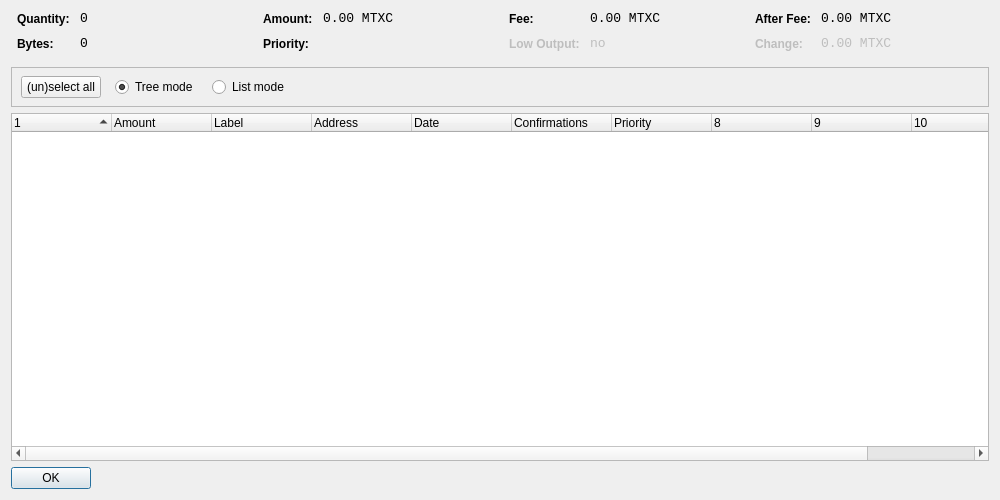
<?xml version="1.0" encoding="UTF-8"?>
<ui version="4.0">
 <class>CoinControlDialog</class>
 <widget class="QDialog" name="CoinControlDialog">
  <property name="geometry">
   <rect>
    <x>0</x>
    <y>0</y>
    <width>1000</width>
    <height>500</height>
   </rect>
  </property>
  <property name="windowTitle">
   <string>Coin Control</string>
  </property>
  <layout class="QVBoxLayout" name="verticalLayout">
   <item>
    <layout class="QHBoxLayout" name="horizontalLayoutTop" stretch="0,0,0,0">
     <property name="topMargin">
      <number>0</number>
     </property>
     <property name="bottomMargin">
      <number>10</number>
     </property>
     <item>
      <layout class="QFormLayout" name="formLayoutCoinControl1">
       <property name="horizontalSpacing">
        <number>10</number>
       </property>
       <property name="verticalSpacing">
        <number>10</number>
       </property>
       <property name="leftMargin">
        <number>6</number>
       </property>
       <property name="rightMargin">
        <number>6</number>
       </property>
       <item row="0" column="0">
        <widget class="QLabel" name="labelCoinControlQuantityText">
         <property name="styleSheet">
          <string notr="true">font-weight:bold;</string>
         </property>
         <property name="text">
          <string>Quantity:</string>
         </property>
        </widget>
       </item>
       <item row="0" column="1">
        <widget class="QLabel" name="labelCoinControlQuantity">
         <property name="font">
          <font>
           <family>Monospace</family>
           <pointsize>10</pointsize>
          </font>
         </property>
         <property name="cursor">
          <cursorShape>IBeamCursor</cursorShape>
         </property>
         <property name="contextMenuPolicy">
          <enum>Qt::ActionsContextMenu</enum>
         </property>
         <property name="text">
          <string notr="true">0</string>
         </property>
         <property name="textInteractionFlags">
          <set>Qt::LinksAccessibleByMouse|Qt::TextSelectableByKeyboard|Qt::TextSelectableByMouse</set>
         </property>
        </widget>
       </item>
       <item row="1" column="0">
        <widget class="QLabel" name="labelCoinControlBytesText">
         <property name="styleSheet">
          <string notr="true">font-weight:bold;</string>
         </property>
         <property name="text">
          <string>Bytes:</string>
         </property>
        </widget>
       </item>
       <item row="1" column="1">
        <widget class="QLabel" name="labelCoinControlBytes">
         <property name="font">
          <font>
           <family>Monospace</family>
           <pointsize>10</pointsize>
          </font>
         </property>
         <property name="cursor">
          <cursorShape>IBeamCursor</cursorShape>
         </property>
         <property name="contextMenuPolicy">
          <enum>Qt::ActionsContextMenu</enum>
         </property>
         <property name="text">
          <string notr="true">0</string>
         </property>
         <property name="textInteractionFlags">
          <set>Qt::LinksAccessibleByMouse|Qt::TextSelectableByKeyboard|Qt::TextSelectableByMouse</set>
         </property>
        </widget>
       </item>
      </layout>
     </item>
     <item>
      <layout class="QFormLayout" name="formLayoutCoinControl2">
       <property name="horizontalSpacing">
        <number>10</number>
       </property>
       <property name="verticalSpacing">
        <number>10</number>
       </property>
       <property name="leftMargin">
        <number>6</number>
       </property>
       <property name="rightMargin">
        <number>6</number>
       </property>
       <item row="0" column="0">
        <widget class="QLabel" name="labelCoinControlAmountText">
         <property name="styleSheet">
          <string notr="true">font-weight:bold;</string>
         </property>
         <property name="text">
          <string>Amount:</string>
         </property>
        </widget>
       </item>
       <item row="0" column="1">
        <widget class="QLabel" name="labelCoinControlAmount">
         <property name="font">
          <font>
           <family>Monospace</family>
           <pointsize>10</pointsize>
          </font>
         </property>
         <property name="cursor">
          <cursorShape>IBeamCursor</cursorShape>
         </property>
         <property name="contextMenuPolicy">
          <enum>Qt::ActionsContextMenu</enum>
         </property>
         <property name="text">
          <string notr="true">0.00 MTXC</string>
         </property>
         <property name="textInteractionFlags">
          <set>Qt::LinksAccessibleByMouse|Qt::TextSelectableByKeyboard|Qt::TextSelectableByMouse</set>
         </property>
        </widget>
       </item>
       <item row="1" column="0">
        <widget class="QLabel" name="labelCoinControlPriorityText">
         <property name="styleSheet">
          <string notr="true">font-weight:bold;</string>
         </property>
         <property name="text">
          <string>Priority:</string>
         </property>
        </widget>
       </item>
       <item row="1" column="1">
        <widget class="QLabel" name="labelCoinControlPriority">
         <property name="font">
          <font>
           <family>Monospace</family>
           <pointsize>10</pointsize>
          </font>
         </property>
         <property name="cursor">
          <cursorShape>IBeamCursor</cursorShape>
         </property>
         <property name="contextMenuPolicy">
          <enum>Qt::ActionsContextMenu</enum>
         </property>
         <property name="text">
          <string/>
         </property>
         <property name="textInteractionFlags">
          <set>Qt::LinksAccessibleByMouse|Qt::TextSelectableByKeyboard|Qt::TextSelectableByMouse</set>
         </property>
        </widget>
       </item>
      </layout>
     </item>
     <item>
      <layout class="QFormLayout" name="formLayoutCoinControl3">
       <property name="horizontalSpacing">
        <number>10</number>
       </property>
       <property name="verticalSpacing">
        <number>10</number>
       </property>
       <property name="leftMargin">
        <number>6</number>
       </property>
       <property name="rightMargin">
        <number>6</number>
       </property>
       <item row="0" column="0">
        <widget class="QLabel" name="labelCoinControlFeeText">
         <property name="styleSheet">
          <string notr="true">font-weight:bold;</string>
         </property>
         <property name="text">
          <string>Fee:</string>
         </property>
        </widget>
       </item>
       <item row="0" column="1">
        <widget class="QLabel" name="labelCoinControlFee">
         <property name="font">
          <font>
           <family>Monospace</family>
           <pointsize>10</pointsize>
          </font>
         </property>
         <property name="cursor">
          <cursorShape>IBeamCursor</cursorShape>
         </property>
         <property name="contextMenuPolicy">
          <enum>Qt::ActionsContextMenu</enum>
         </property>
         <property name="text">
          <string notr="true">0.00 MTXC</string>
         </property>
         <property name="textInteractionFlags">
          <set>Qt::LinksAccessibleByMouse|Qt::TextSelectableByKeyboard|Qt::TextSelectableByMouse</set>
         </property>
        </widget>
       </item>
       <item row="1" column="0">
        <widget class="QLabel" name="labelCoinControlLowOutputText">
         <property name="enabled">
          <bool>false</bool>
         </property>
         <property name="styleSheet">
          <string notr="true">font-weight:bold;</string>
         </property>
         <property name="text">
          <string>Low Output:</string>
         </property>
        </widget>
       </item>
       <item row="1" column="1">
        <widget class="QLabel" name="labelCoinControlLowOutput">
         <property name="enabled">
          <bool>false</bool>
         </property>
         <property name="font">
          <font>
           <family>Monospace</family>
           <pointsize>10</pointsize>
          </font>
         </property>
         <property name="cursor">
          <cursorShape>IBeamCursor</cursorShape>
         </property>
         <property name="contextMenuPolicy">
          <enum>Qt::ActionsContextMenu</enum>
         </property>
         <property name="text">
          <string notr="true">no</string>
         </property>
         <property name="textInteractionFlags">
          <set>Qt::LinksAccessibleByMouse|Qt::TextSelectableByKeyboard|Qt::TextSelectableByMouse</set>
         </property>
        </widget>
       </item>
      </layout>
     </item>
     <item>
      <layout class="QFormLayout" name="formLayoutCoinControl4">
       <property name="horizontalSpacing">
        <number>10</number>
       </property>
       <property name="verticalSpacing">
        <number>10</number>
       </property>
       <property name="leftMargin">
        <number>6</number>
       </property>
       <property name="rightMargin">
        <number>6</number>
       </property>
       <item row="0" column="0">
        <widget class="QLabel" name="labelCoinControlAfterFeeText">
         <property name="styleSheet">
          <string notr="true">font-weight:bold;</string>
         </property>
         <property name="text">
          <string>After Fee:</string>
         </property>
        </widget>
       </item>
       <item row="0" column="1">
        <widget class="QLabel" name="labelCoinControlAfterFee">
         <property name="font">
          <font>
           <family>Monospace</family>
           <pointsize>10</pointsize>
          </font>
         </property>
         <property name="cursor">
          <cursorShape>IBeamCursor</cursorShape>
         </property>
         <property name="contextMenuPolicy">
          <enum>Qt::ActionsContextMenu</enum>
         </property>
         <property name="text">
          <string notr="true">0.00 MTXC</string>
         </property>
         <property name="textInteractionFlags">
          <set>Qt::LinksAccessibleByMouse|Qt::TextSelectableByKeyboard|Qt::TextSelectableByMouse</set>
         </property>
        </widget>
       </item>
       <item row="1" column="0">
        <widget class="QLabel" name="labelCoinControlChangeText">
         <property name="enabled">
          <bool>false</bool>
         </property>
         <property name="styleSheet">
          <string notr="true">font-weight:bold;</string>
         </property>
         <property name="text">
          <string>Change:</string>
         </property>
        </widget>
       </item>
       <item row="1" column="1">
        <widget class="QLabel" name="labelCoinControlChange">
         <property name="enabled">
          <bool>false</bool>
         </property>
         <property name="font">
          <font>
           <family>Monospace</family>
           <pointsize>10</pointsize>
          </font>
         </property>
         <property name="cursor">
          <cursorShape>IBeamCursor</cursorShape>
         </property>
         <property name="contextMenuPolicy">
          <enum>Qt::ActionsContextMenu</enum>
         </property>
         <property name="text">
          <string notr="true">0.00 MTXC</string>
         </property>
         <property name="textInteractionFlags">
          <set>Qt::LinksAccessibleByMouse|Qt::TextSelectableByKeyboard|Qt::TextSelectableByMouse</set>
         </property>
        </widget>
       </item>
      </layout>
     </item>
    </layout>
   </item>
   <item>
    <widget class="QFrame" name="frame">
     <property name="minimumSize">
      <size>
       <width>0</width>
       <height>40</height>
      </size>
     </property>
     <property name="frameShape">
      <enum>QFrame::StyledPanel</enum>
     </property>
     <property name="frameShadow">
      <enum>QFrame::Sunken</enum>
     </property>
     <widget class="QWidget" name="horizontalLayoutWidget">
      <property name="geometry">
       <rect>
        <x>10</x>
        <y>0</y>
        <width>781</width>
        <height>41</height>
       </rect>
      </property>
      <layout class="QHBoxLayout" name="horizontalLayoutPanel" stretch="0,0,0,0,0">
       <property name="spacing">
        <number>14</number>
       </property>
       <item>
        <widget class="QPushButton" name="pushButtonSelectAll">
         <property name="sizePolicy">
          <sizepolicy hsizetype="Maximum" vsizetype="Fixed">
           <horstretch>0</horstretch>
           <verstretch>0</verstretch>
          </sizepolicy>
         </property>
         <property name="text">
          <string>(un)select all</string>
         </property>
        </widget>
       </item>
       <item>
        <widget class="QRadioButton" name="radioTreeMode">
         <property name="sizePolicy">
          <sizepolicy hsizetype="Maximum" vsizetype="Fixed">
           <horstretch>0</horstretch>
           <verstretch>0</verstretch>
          </sizepolicy>
         </property>
         <property name="text">
          <string>Tree mode</string>
         </property>
         <property name="checked">
          <bool>true</bool>
         </property>
        </widget>
       </item>
       <item>
        <widget class="QRadioButton" name="radioListMode">
         <property name="sizePolicy">
          <sizepolicy hsizetype="Maximum" vsizetype="Fixed">
           <horstretch>0</horstretch>
           <verstretch>0</verstretch>
          </sizepolicy>
         </property>
         <property name="text">
          <string>List mode</string>
         </property>
        </widget>
       </item>
       <item>
        <spacer name="horizontalSpacer">
         <property name="orientation">
          <enum>Qt::Horizontal</enum>
         </property>
         <property name="sizeHint" stdset="0">
          <size>
           <width>40</width>
           <height>20</height>
          </size>
         </property>
        </spacer>
       </item>
      </layout>
     </widget>
    </widget>
   </item>
   <item>
    <widget class="CoinControlTreeWidget" name="treeWidget">
     <property name="contextMenuPolicy">
      <enum>Qt::CustomContextMenu</enum>
     </property>
     <property name="sortingEnabled">
      <bool>false</bool>
     </property>
     <property name="columnCount">
      <number>11</number>
     </property>
     <attribute name="headerShowSortIndicator" stdset="0">
      <bool>true</bool>
     </attribute>
     <attribute name="headerStretchLastSection">
      <bool>false</bool>
     </attribute>
     <column>
      <property name="text">
       <string/>
      </property>
     </column>
     <column>
      <property name="text">
       <string>Amount</string>
      </property>
     </column>
     <column>
      <property name="text">
       <string>Label</string>
      </property>
     </column>
     <column>
      <property name="text">
       <string>Address</string>
      </property>
     </column>
     <column>
      <property name="text">
       <string>Date</string>
      </property>
     </column>
     <column>
      <property name="text">
       <string>Confirmations</string>
      </property>
      <property name="toolTip">
       <string>Confirmed</string>
      </property>
     </column>
     <column>
      <property name="text">
       <string>Priority</string>
      </property>
     </column>
     <column>
      <property name="text">
       <string/>
      </property>
     </column>
     <column>
      <property name="text">
       <string/>
      </property>
     </column>
     <column>
      <property name="text">
       <string/>
      </property>
     </column>
     <column>
      <property name="text">
       <string/>
      </property>
     </column>
    </widget>
   </item>
   <item>
    <widget class="QDialogButtonBox" name="buttonBox">
     <property name="sizePolicy">
      <sizepolicy hsizetype="Maximum" vsizetype="Fixed">
       <horstretch>0</horstretch>
       <verstretch>0</verstretch>
      </sizepolicy>
     </property>
     <property name="orientation">
      <enum>Qt::Horizontal</enum>
     </property>
     <property name="standardButtons">
      <set>QDialogButtonBox::Ok</set>
     </property>
    </widget>
   </item>
  </layout>
 </widget>
 <customwidgets>
  <customwidget>
   <class>CoinControlTreeWidget</class>
   <extends>QTreeWidget</extends>
   <header>coincontroltreewidget.h</header>
  </customwidget>
 </customwidgets>
 <resources/>
 <connections/>
</ui>
